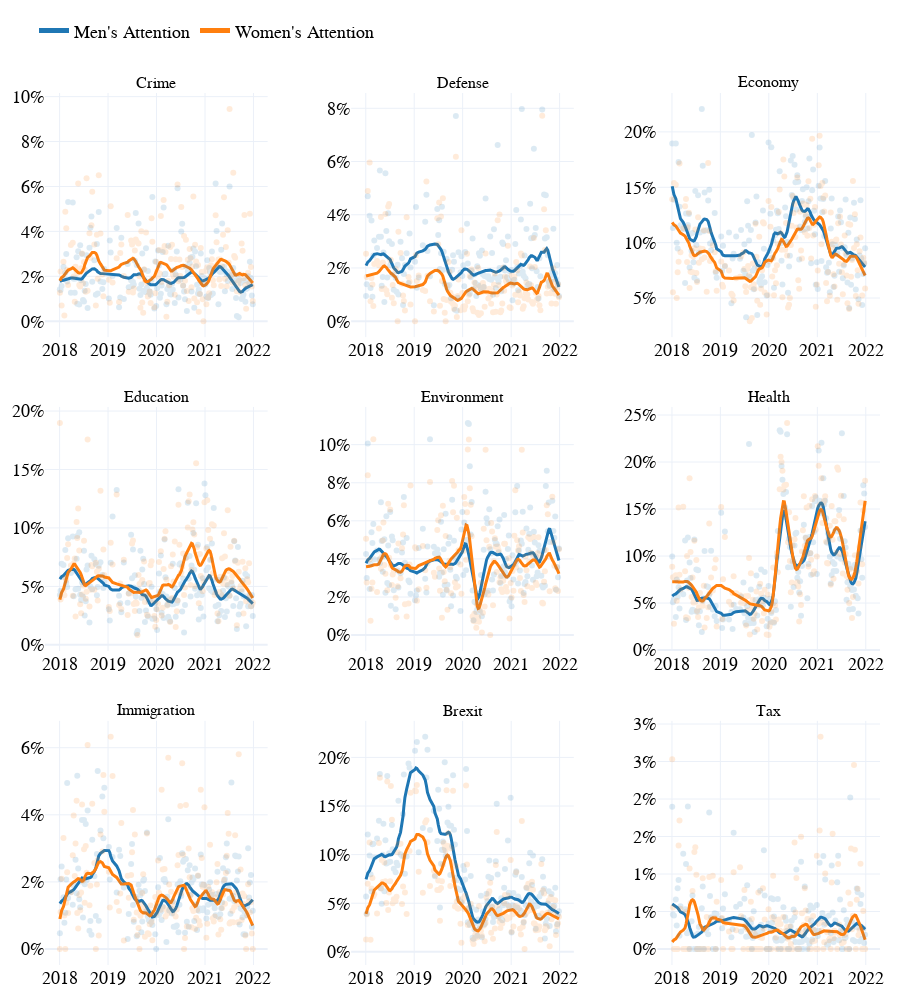

Notebook code for this chart:
### Markdown cell above
# Legislators' attention

### Code cell
make_attention_plot('uk', .12)

### Figure 1 — Plotly figure (JSON) as saved in the notebook; plotly's stock layout.template omitted (floating-point values rounded to 4 significant figures; data arrays with more than 128 entries replaced by an {"elided": "..."} marker saying what was removed)
{"data": [{"line": {"color": "#1F77B4", "width": 3}, "mode": "lines", "name": "Men's Attention", "showlegend": true, "type": "scatter", "x": {"elided": "182 str values"}, "xaxis": "x", "y": {"elided": "182 float values"}, "yaxis": "y"}, {"line": {"color": "#FF7F0E", "width": 3}, "mode": "lines", "name": "Women's Attention", "showlegend": true, "type": "scatter", "x": {"elided": "182 str values"}, "xaxis": "x", "y": {"elided": "182 float values"}, "yaxis": "y"}, {"line": {"color": "#1F77B4"}, "mode": "markers", "name": "Men", "opacity": 0.15, "showlegend": false, "type": "scatter", "x": {"elided": "182 str values"}, "xaxis": "x", "y": {"elided": "182 float values"}, "yaxis": "y"}, {"line": {"color": "#FF7F0E"}, "mode": "markers", "name": "Women", "opacity": 0.15, "showlegend": false, "type": "scatter", "x": {"elided": "182 str values"}, "xaxis": "x", "y": {"elided": "182 float values"}, "yaxis": "y"}, {"line": {"color": "#1F77B4", "width": 3}, "mode": "lines", "name": "Men's Attention", "showlegend": false, "type": "scatter", "x": {"elided": "182 str values"}, "xaxis": "x2", "y": {"elided": "182 float values"}, "yaxis": "y2"}, {"line": {"color": "#FF7F0E", "width": 3}, "mode": "lines", "name": "Women's Attention", "showlegend": false, "type": "scatter", "x": {"elided": "182 str values"}, "xaxis": "x2", "y": {"elided": "182 float values"}, "yaxis": "y2"}, {"line": {"color": "#1F77B4"}, "mode": "markers", "name": "Men", "opacity": 0.15, "showlegend": false, "type": "scatter", "x": {"elided": "182 str values"}, "xaxis": "x2", "y": {"elided": "182 float values"}, "yaxis": "y2"}, {"line": {"color": "#FF7F0E"}, "mode": "markers", "name": "Women", "opacity": 0.15, "showlegend": false, "type": "scatter", "x": {"elided": "182 str values"}, "xaxis": "x2", "y": {"elided": "182 float values"}, "yaxis": "y2"}, {"line": {"color": "#1F77B4", "width": 3}, "mode": "lines", "name": "Men's Attention", "showlegend": false, "type": "scatter", "x": {"elided": "182 str values"}, "xaxis": "x3", "y": {"elided": "182 float values"}, "yaxis": "y3"}, {"line": {"color": "#FF7F0E", "width": 3}, "mode": "lines", "name": "Women's Attention", "showlegend": false, "type": "scatter", "x": {"elided": "182 str values"}, "xaxis": "x3", "y": {"elided": "182 float values"}, "yaxis": "y3"}, {"line": {"color": "#1F77B4"}, "mode": "markers", "name": "Men", "opacity": 0.15, "showlegend": false, "type": "scatter", "x": {"elided": "182 str values"}, "xaxis": "x3", "y": {"elided": "182 float values"}, "yaxis": "y3"}, {"line": {"color": "#FF7F0E"}, "mode": "markers", "name": "Women", "opacity": 0.15, "showlegend": false, "type": "scatter", "x": {"elided": "182 str values"}, "xaxis": "x3", "y": {"elided": "182 float values"}, "yaxis": "y3"}, {"line": {"color": "#1F77B4", "width": 3}, "mode": "lines", "name": "Men's Attention", "showlegend": false, "type": "scatter", "x": {"elided": "182 str values"}, "xaxis": "x4", "y": {"elided": "182 float values"}, "yaxis": "y4"}, {"line": {"color": "#FF7F0E", "width": 3}, "mode": "lines", "name": "Women's Attention", "showlegend": false, "type": "scatter", "x": {"elided": "182 str values"}, "xaxis": "x4", "y": {"elided": "182 float values"}, "yaxis": "y4"}, {"line": {"color": "#1F77B4"}, "mode": "markers", "name": "Men", "opacity": 0.15, "showlegend": false, "type": "scatter", "x": {"elided": "182 str values"}, "xaxis": "x4", "y": {"elided": "182 float values"}, "yaxis": "y4"}, {"line": {"color": "#FF7F0E"}, "mode": "markers", "name": "Women", "opacity": 0.15, "showlegend": false, "type": "scatter", "x": {"elided": "182 str values"}, "xaxis": "x4", "y": {"elided": "182 float values"}, "yaxis": "y4"}, {"line": {"color": "#1F77B4", "width": 3}, "mode": "lines", "name": "Men's Attention", "showlegend": false, "type": "scatter", "x": {"elided": "182 str values"}, "xaxis": "x5", "y": {"elided": "182 float values"}, "yaxis": "y5"}, {"line": {"color": "#FF7F0E", "width": 3}, "mode": "lines", "name": "Women's Attention", "showlegend": false, "type": "scatter", "x": {"elided": "182 str values"}, "xaxis": "x5", "y": {"elided": "182 float values"}, "yaxis": "y5"}, {"line": {"color": "#1F77B4"}, "mode": "markers", "name": "Men", "opacity": 0.15, "showlegend": false, "type": "scatter", "x": {"elided": "182 str values"}, "xaxis": "x5", "y": {"elided": "182 float values"}, "yaxis": "y5"}, {"line": {"color": "#FF7F0E"}, "mode": "markers", "name": "Women", "opacity": 0.15, "showlegend": false, "type": "scatter", "x": {"elided": "182 str values"}, "xaxis": "x5", "y": {"elided": "182 float values"}, "yaxis": "y5"}, {"line": {"color": "#1F77B4", "width": 3}, "mode": "lines", "name": "Men's Attention", "showlegend": false, "type": "scatter", "x": {"elided": "182 str values"}, "xaxis": "x6", "y": {"elided": "182 float values"}, "yaxis": "y6"}, {"line": {"color": "#FF7F0E", "width": 3}, "mode": "lines", "name": "Women's Attention", "showlegend": false, "type": "scatter", "x": {"elided": "182 str values"}, "xaxis": "x6", "y": {"elided": "182 float values"}, "yaxis": "y6"}, {"line": {"color": "#1F77B4"}, "mode": "markers", "name": "Men", "opacity": 0.15, "showlegend": false, "type": "scatter", "x": {"elided": "182 str values"}, "xaxis": "x6", "y": {"elided": "182 float values"}, "yaxis": "y6"}, {"line": {"color": "#FF7F0E"}, "mode": "markers", "name": "Women", "opacity": 0.15, "showlegend": false, "type": "scatter", "x": {"elided": "182 str values"}, "xaxis": "x6", "y": {"elided": "182 float values"}, "yaxis": "y6"}, {"line": {"color": "#1F77B4", "width": 3}, "mode": "lines", "name": "Men's Attention", "showlegend": false, "type": "scatter", "x": {"elided": "182 str values"}, "xaxis": "x7", "y": {"elided": "182 float values"}, "yaxis": "y7"}, {"line": {"color": "#FF7F0E", "width": 3}, "mode": "lines", "name": "Women's Attention", "showlegend": false, "type": "scatter", "x": {"elided": "182 str values"}, "xaxis": "x7", "y": {"elided": "182 float values"}, "yaxis": "y7"}, {"line": {"color": "#1F77B4"}, "mode": "markers", "name": "Men", "opacity": 0.15, "showlegend": false, "type": "scatter", "x": {"elided": "182 str values"}, "xaxis": "x7", "y": {"elided": "182 float values"}, "yaxis": "y7"}, {"line": {"color": "#FF7F0E"}, "mode": "markers", "name": "Women", "opacity": 0.15, "showlegend": false, "type": "scatter", "x": {"elided": "182 str values"}, "xaxis": "x7", "y": {"elided": "182 float values"}, "yaxis": "y7"}, {"line": {"color": "#1F77B4", "width": 3}, "mode": "lines", "name": "Men's Attention", "showlegend": false, "type": "scatter", "x": {"elided": "182 str values"}, "xaxis": "x8", "y": {"elided": "182 float values"}, "yaxis": "y8"}, {"line": {"color": "#FF7F0E", "width": 3}, "mode": "lines", "name": "Women's Attention", "showlegend": false, "type": "scatter", "x": {"elided": "182 str values"}, "xaxis": "x8", "y": {"elided": "182 float values"}, "yaxis": "y8"}, {"line": {"color": "#1F77B4"}, "mode": "markers", "name": "Men", "opacity": 0.15, "showlegend": false, "type": "scatter", "x": {"elided": "182 str values"}, "xaxis": "x8", "y": {"elided": "182 float values"}, "yaxis": "y8"}, {"line": {"color": "#FF7F0E"}, "mode": "markers", "name": "Women", "opacity": 0.15, "showlegend": false, "type": "scatter", "x": {"elided": "182 str values"}, "xaxis": "x8", "y": {"elided": "182 float values"}, "yaxis": "y8"}, {"line": {"color": "#1F77B4", "width": 3}, "mode": "lines", "name": "Men's Attention", "showlegend": false, "type": "scatter", "x": {"elided": "182 str values"}, "xaxis": "x9", "y": {"elided": "182 float values"}, "yaxis": "y9"}, {"line": {"color": "#FF7F0E", "width": 3}, "mode": "lines", "name": "Women's Attention", "showlegend": false, "type": "scatter", "x": {"elided": "182 str values"}, "xaxis": "x9", "y": {"elided": "182 float values"}, "yaxis": "y9"}, {"line": {"color": "#1F77B4"}, "mode": "markers", "name": "Men", "opacity": 0.15, "showlegend": false, "type": "scatter", "x": {"elided": "182 str values"}, "xaxis": "x9", "y": {"elided": "182 float values"}, "yaxis": "y9"}, {"line": {"color": "#FF7F0E"}, "mode": "markers", "name": "Women", "opacity": 0.15, "showlegend": false, "type": "scatter", "x": {"elided": "182 str values"}, "xaxis": "x9", "y": {"elided": "182 float values"}, "yaxis": "y9"}], "layout": {"annotations": [{"font": {"size": 16}, "showarrow": false, "text": "Crime", "x": 0.1333, "xanchor": "center", "xref": "paper", "y": 1, "yanchor": "bottom", "yref": "paper"}, {"font": {"size": 16}, "showarrow": false, "text": "Defense", "x": 0.5, "xanchor": "center", "xref": "paper", "y": 1, "yanchor": "bottom", "yref": "paper"}, {"font": {"size": 16}, "showarrow": false, "text": "Economy", "x": 0.8667, "xanchor": "center", "xref": "paper", "y": 1, "yanchor": "bottom", "yref": "paper"}, {"font": {"size": 16}, "showarrow": false, "text": "Education", "x": 0.1333, "xanchor": "center", "xref": "paper", "y": 0.64, "yanchor": "bottom", "yref": "paper"}, {"font": {"size": 16}, "showarrow": false, "text": "Environment", "x": 0.5, "xanchor": "center", "xref": "paper", "y": 0.64, "yanchor": "bottom", "yref": "paper"}, {"font": {"size": 16}, "showarrow": false, "text": "Health", "x": 0.8667, "xanchor": "center", "xref": "paper", "y": 0.64, "yanchor": "bottom", "yref": "paper"}, {"font": {"size": 16}, "showarrow": false, "text": "Immigration", "x": 0.1333, "xanchor": "center", "xref": "paper", "y": 0.28, "yanchor": "bottom", "yref": "paper"}, {"font": {"size": 16}, "showarrow": false, "text": "Brexit", "x": 0.5, "xanchor": "center", "xref": "paper", "y": 0.28, "yanchor": "bottom", "yref": "paper"}, {"font": {"size": 16}, "showarrow": false, "text": "Tax", "x": 0.8667, "xanchor": "center", "xref": "paper", "y": 0.28, "yanchor": "bottom", "yref": "paper"}], "font": {"color": "black", "family": "Arial", "size": 18}, "height": 1000, "legend": {"itemsizing": "constant", "orientation": "h", "title": {"font": {"color": "black"}}, "x": 0.4, "xanchor": "right", "y": 1.05, "yanchor": "bottom"}, "margin": {"b": 20, "l": 20, "r": 20, "t": 40}, "showlegend": true, "title": {"font": {"color": "black", "family": "Arial", "size": 26}}, "width": 900, "xaxis": {"anchor": "y", "domain": [0, 0.2667]}, "xaxis2": {"anchor": "y2", "domain": [0.3667, 0.6333]}, "xaxis3": {"anchor": "y3", "domain": [0.7333, 1]}, "xaxis4": {"anchor": "y4", "domain": [0, 0.2667]}, "xaxis5": {"anchor": "y5", "domain": [0.3667, 0.6333]}, "xaxis6": {"anchor": "y6", "domain": [0.7333, 1]}, "xaxis7": {"anchor": "y7", "domain": [0, 0.2667]}, "xaxis8": {"anchor": "y8", "domain": [0.3667, 0.6333]}, "xaxis9": {"anchor": "y9", "domain": [0.7333, 1]}, "yaxis": {"anchor": "x", "domain": [0.72, 1], "showticklabels": true, "tickformat": ",.0%"}, "yaxis2": {"anchor": "x2", "domain": [0.72, 1], "showticklabels": true, "tickformat": ",.0%"}, "yaxis3": {"anchor": "x3", "domain": [0.72, 1], "showticklabels": true, "tickformat": ",.0%"}, "yaxis4": {"anchor": "x4", "domain": [0.36, 0.64], "showticklabels": true, "tickformat": ",.0%"}, "yaxis5": {"anchor": "x5", "domain": [0.36, 0.64], "showticklabels": true, "tickformat": ",.0%"}, "yaxis6": {"anchor": "x6", "domain": [0.36, 0.64], "showticklabels": true, "tickformat": ",.0%"}, "yaxis7": {"anchor": "x7", "domain": [0, 0.28], "showticklabels": true, "tickformat": ",.0%"}, "yaxis8": {"anchor": "x8", "domain": [0, 0.28], "showticklabels": true, "tickformat": ",.0%"}, "yaxis9": {"anchor": "x9", "domain": [0, 0.28], "showticklabels": true, "tickformat": ",.0%"}}}
